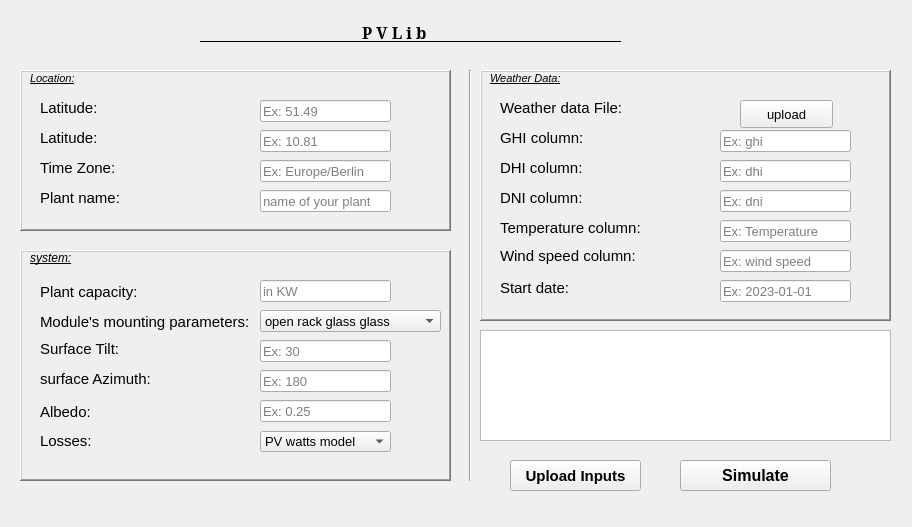
<?xml version="1.0" encoding="UTF-8"?>
<ui version="4.0">
 <class>Form</class>
 <widget class="QWidget" name="Form">
  <property name="geometry">
   <rect>
    <x>0</x>
    <y>0</y>
    <width>912</width>
    <height>527</height>
   </rect>
  </property>
  <property name="windowTitle">
   <string>Form</string>
  </property>
  <widget class="Line" name="line">
   <property name="geometry">
    <rect>
     <x>460</x>
     <y>70</y>
     <width>20</width>
     <height>411</height>
    </rect>
   </property>
   <property name="orientation">
    <enum>Qt::Vertical</enum>
   </property>
  </widget>
  <widget class="QFrame" name="frame">
   <property name="geometry">
    <rect>
     <x>20</x>
     <y>70</y>
     <width>431</width>
     <height>161</height>
    </rect>
   </property>
   <property name="focusPolicy">
    <enum>Qt::ClickFocus</enum>
   </property>
   <property name="contextMenuPolicy">
    <enum>Qt::DefaultContextMenu</enum>
   </property>
   <property name="frameShape">
    <enum>QFrame::WinPanel</enum>
   </property>
   <property name="frameShadow">
    <enum>QFrame::Raised</enum>
   </property>
   <widget class="QLabel" name="label_location">
    <property name="geometry">
     <rect>
      <x>10</x>
      <y>0</y>
      <width>131</width>
      <height>16</height>
     </rect>
    </property>
    <property name="font">
     <font>
      <family>MS Sans Serif</family>
      <pointsize>8</pointsize>
      <weight>50</weight>
      <italic>true</italic>
      <bold>false</bold>
      <underline>true</underline>
     </font>
    </property>
    <property name="text">
     <string>Location:</string>
    </property>
   </widget>
   <widget class="QLineEdit" name="lineEdit_latitude">
    <property name="geometry">
     <rect>
      <x>240</x>
      <y>30</y>
      <width>131</width>
      <height>22</height>
     </rect>
    </property>
    <property name="font">
     <font>
      <pointsize>10</pointsize>
     </font>
    </property>
    <property name="placeholderText">
     <string>Ex: 51.49</string>
    </property>
   </widget>
   <widget class="QLineEdit" name="lineEdit_longitude">
    <property name="geometry">
     <rect>
      <x>240</x>
      <y>60</y>
      <width>131</width>
      <height>22</height>
     </rect>
    </property>
    <property name="font">
     <font>
      <pointsize>10</pointsize>
     </font>
    </property>
    <property name="placeholderText">
     <string>Ex: 10.81</string>
    </property>
   </widget>
   <widget class="QLineEdit" name="lineEdit_timezone">
    <property name="geometry">
     <rect>
      <x>240</x>
      <y>90</y>
      <width>131</width>
      <height>22</height>
     </rect>
    </property>
    <property name="font">
     <font>
      <pointsize>10</pointsize>
     </font>
    </property>
    <property name="placeholderText">
     <string>Ex: Europe/Berlin</string>
    </property>
   </widget>
   <widget class="QLineEdit" name="lineEdit_name">
    <property name="geometry">
     <rect>
      <x>240</x>
      <y>120</y>
      <width>131</width>
      <height>22</height>
     </rect>
    </property>
    <property name="font">
     <font>
      <pointsize>10</pointsize>
     </font>
    </property>
    <property name="placeholderText">
     <string>name of your plant</string>
    </property>
   </widget>
   <widget class="QLabel" name="label_plant">
    <property name="geometry">
     <rect>
      <x>20</x>
      <y>120</y>
      <width>101</width>
      <height>16</height>
     </rect>
    </property>
    <property name="font">
     <font>
      <pointsize>11</pointsize>
     </font>
    </property>
    <property name="text">
     <string>Plant name:</string>
    </property>
   </widget>
   <widget class="QLabel" name="label_timezone">
    <property name="geometry">
     <rect>
      <x>20</x>
      <y>90</y>
      <width>101</width>
      <height>16</height>
     </rect>
    </property>
    <property name="font">
     <font>
      <pointsize>11</pointsize>
     </font>
    </property>
    <property name="text">
     <string>Time Zone:</string>
    </property>
   </widget>
   <widget class="QLabel" name="label_latitude">
    <property name="geometry">
     <rect>
      <x>20</x>
      <y>30</y>
      <width>101</width>
      <height>16</height>
     </rect>
    </property>
    <property name="font">
     <font>
      <pointsize>11</pointsize>
     </font>
    </property>
    <property name="text">
     <string>Latitude:</string>
    </property>
   </widget>
   <widget class="QLabel" name="label_longitude">
    <property name="geometry">
     <rect>
      <x>20</x>
      <y>60</y>
      <width>101</width>
      <height>16</height>
     </rect>
    </property>
    <property name="font">
     <font>
      <pointsize>11</pointsize>
     </font>
    </property>
    <property name="focusPolicy">
     <enum>Qt::NoFocus</enum>
    </property>
    <property name="text">
     <string>Latitude:</string>
    </property>
   </widget>
  </widget>
  <widget class="QFrame" name="frame_5">
   <property name="geometry">
    <rect>
     <x>480</x>
     <y>70</y>
     <width>411</width>
     <height>251</height>
    </rect>
   </property>
   <property name="focusPolicy">
    <enum>Qt::ClickFocus</enum>
   </property>
   <property name="contextMenuPolicy">
    <enum>Qt::DefaultContextMenu</enum>
   </property>
   <property name="frameShape">
    <enum>QFrame::WinPanel</enum>
   </property>
   <property name="frameShadow">
    <enum>QFrame::Raised</enum>
   </property>
   <widget class="QLabel" name="label_weather">
    <property name="geometry">
     <rect>
      <x>10</x>
      <y>0</y>
      <width>131</width>
      <height>16</height>
     </rect>
    </property>
    <property name="font">
     <font>
      <family>MS Sans Serif</family>
      <pointsize>8</pointsize>
      <weight>50</weight>
      <italic>true</italic>
      <bold>false</bold>
      <underline>true</underline>
     </font>
    </property>
    <property name="text">
     <string>Weather Data:</string>
    </property>
   </widget>
   <widget class="QPushButton" name="pushButton_upload">
    <property name="geometry">
     <rect>
      <x>260</x>
      <y>30</y>
      <width>93</width>
      <height>28</height>
     </rect>
    </property>
    <property name="font">
     <font>
      <pointsize>10</pointsize>
     </font>
    </property>
    <property name="text">
     <string>upload</string>
    </property>
   </widget>
   <widget class="QLineEdit" name="lineEdit_ghi">
    <property name="geometry">
     <rect>
      <x>240</x>
      <y>60</y>
      <width>131</width>
      <height>22</height>
     </rect>
    </property>
    <property name="font">
     <font>
      <pointsize>10</pointsize>
     </font>
    </property>
    <property name="placeholderText">
     <string>Ex: ghi</string>
    </property>
   </widget>
   <widget class="QLineEdit" name="lineEdit_dhi">
    <property name="geometry">
     <rect>
      <x>240</x>
      <y>90</y>
      <width>131</width>
      <height>22</height>
     </rect>
    </property>
    <property name="font">
     <font>
      <pointsize>10</pointsize>
     </font>
    </property>
    <property name="placeholderText">
     <string>Ex: dhi</string>
    </property>
   </widget>
   <widget class="QLineEdit" name="lineEdit_dni">
    <property name="geometry">
     <rect>
      <x>240</x>
      <y>120</y>
      <width>131</width>
      <height>22</height>
     </rect>
    </property>
    <property name="font">
     <font>
      <pointsize>10</pointsize>
     </font>
    </property>
    <property name="placeholderText">
     <string>Ex: dni</string>
    </property>
   </widget>
   <widget class="QLineEdit" name="lineEdit_temp">
    <property name="geometry">
     <rect>
      <x>240</x>
      <y>150</y>
      <width>131</width>
      <height>22</height>
     </rect>
    </property>
    <property name="font">
     <font>
      <pointsize>10</pointsize>
     </font>
    </property>
    <property name="placeholderText">
     <string>Ex: Temperature</string>
    </property>
   </widget>
   <widget class="QLineEdit" name="lineEdit_windspeed">
    <property name="geometry">
     <rect>
      <x>240</x>
      <y>180</y>
      <width>131</width>
      <height>22</height>
     </rect>
    </property>
    <property name="font">
     <font>
      <pointsize>10</pointsize>
     </font>
    </property>
    <property name="placeholderText">
     <string>Ex: wind speed</string>
    </property>
   </widget>
   <widget class="QLineEdit" name="lineEdit_date">
    <property name="geometry">
     <rect>
      <x>240</x>
      <y>210</y>
      <width>131</width>
      <height>22</height>
     </rect>
    </property>
    <property name="font">
     <font>
      <pointsize>10</pointsize>
     </font>
    </property>
    <property name="placeholderText">
     <string>Ex: 2023-01-01</string>
    </property>
   </widget>
   <widget class="QLabel" name="label_date">
    <property name="geometry">
     <rect>
      <x>20</x>
      <y>210</y>
      <width>101</width>
      <height>16</height>
     </rect>
    </property>
    <property name="font">
     <font>
      <pointsize>11</pointsize>
     </font>
    </property>
    <property name="text">
     <string>Start date: </string>
    </property>
   </widget>
   <widget class="QLabel" name="label_windspeed">
    <property name="geometry">
     <rect>
      <x>20</x>
      <y>176</y>
      <width>151</width>
      <height>20</height>
     </rect>
    </property>
    <property name="font">
     <font>
      <pointsize>11</pointsize>
     </font>
    </property>
    <property name="text">
     <string>Wind speed column:</string>
    </property>
   </widget>
   <widget class="QLabel" name="label_ghi">
    <property name="geometry">
     <rect>
      <x>20</x>
      <y>60</y>
      <width>101</width>
      <height>16</height>
     </rect>
    </property>
    <property name="font">
     <font>
      <pointsize>11</pointsize>
     </font>
    </property>
    <property name="text">
     <string>GHI column:</string>
    </property>
   </widget>
   <widget class="QLabel" name="label_dhi">
    <property name="geometry">
     <rect>
      <x>20</x>
      <y>90</y>
      <width>101</width>
      <height>16</height>
     </rect>
    </property>
    <property name="font">
     <font>
      <pointsize>11</pointsize>
     </font>
    </property>
    <property name="text">
     <string>DHI column:</string>
    </property>
   </widget>
   <widget class="QLabel" name="label_temp">
    <property name="geometry">
     <rect>
      <x>20</x>
      <y>150</y>
      <width>151</width>
      <height>16</height>
     </rect>
    </property>
    <property name="font">
     <font>
      <pointsize>11</pointsize>
     </font>
    </property>
    <property name="text">
     <string>Temperature column:</string>
    </property>
   </widget>
   <widget class="QLabel" name="label_dni">
    <property name="geometry">
     <rect>
      <x>20</x>
      <y>120</y>
      <width>101</width>
      <height>16</height>
     </rect>
    </property>
    <property name="font">
     <font>
      <pointsize>11</pointsize>
     </font>
    </property>
    <property name="text">
     <string>DNI column:</string>
    </property>
   </widget>
   <widget class="QLabel" name="label_weather_file">
    <property name="geometry">
     <rect>
      <x>20</x>
      <y>30</y>
      <width>131</width>
      <height>16</height>
     </rect>
    </property>
    <property name="font">
     <font>
      <pointsize>11</pointsize>
     </font>
    </property>
    <property name="text">
     <string>Weather data File:</string>
    </property>
   </widget>
  </widget>
  <widget class="QFrame" name="frame_2">
   <property name="geometry">
    <rect>
     <x>20</x>
     <y>250</y>
     <width>431</width>
     <height>231</height>
    </rect>
   </property>
   <property name="frameShape">
    <enum>QFrame::WinPanel</enum>
   </property>
   <property name="frameShadow">
    <enum>QFrame::Raised</enum>
   </property>
   <widget class="QLabel" name="label_system">
    <property name="geometry">
     <rect>
      <x>10</x>
      <y>0</y>
      <width>91</width>
      <height>16</height>
     </rect>
    </property>
    <property name="font">
     <font>
      <family>MS Sans Serif</family>
      <italic>true</italic>
      <underline>true</underline>
     </font>
    </property>
    <property name="text">
     <string>system:</string>
    </property>
   </widget>
   <widget class="QLineEdit" name="lineEdit_capacity">
    <property name="geometry">
     <rect>
      <x>240</x>
      <y>30</y>
      <width>131</width>
      <height>22</height>
     </rect>
    </property>
    <property name="font">
     <font>
      <pointsize>10</pointsize>
     </font>
    </property>
    <property name="placeholderText">
     <string>in KW</string>
    </property>
   </widget>
   <widget class="QComboBox" name="comboBox_mounting">
    <property name="geometry">
     <rect>
      <x>240</x>
      <y>60</y>
      <width>181</width>
      <height>22</height>
     </rect>
    </property>
    <property name="font">
     <font>
      <pointsize>10</pointsize>
     </font>
    </property>
    <item>
     <property name="text">
      <string>open rack glass glass</string>
     </property>
    </item>
    <item>
     <property name="text">
      <string>close mount glass glass</string>
     </property>
    </item>
    <item>
     <property name="text">
      <string>open rack glass polymer</string>
     </property>
    </item>
    <item>
     <property name="text">
      <string>insulated back glass polymer</string>
     </property>
    </item>
   </widget>
   <widget class="QLineEdit" name="lineEdit_tilt">
    <property name="geometry">
     <rect>
      <x>240</x>
      <y>90</y>
      <width>131</width>
      <height>22</height>
     </rect>
    </property>
    <property name="font">
     <font>
      <pointsize>10</pointsize>
     </font>
    </property>
    <property name="placeholderText">
     <string>Ex: 30</string>
    </property>
   </widget>
   <widget class="QLineEdit" name="lineEdit_azimuth">
    <property name="geometry">
     <rect>
      <x>240</x>
      <y>120</y>
      <width>131</width>
      <height>22</height>
     </rect>
    </property>
    <property name="font">
     <font>
      <pointsize>10</pointsize>
     </font>
    </property>
    <property name="placeholderText">
     <string>Ex: 180</string>
    </property>
   </widget>
   <widget class="QLineEdit" name="lineEdit_albedo">
    <property name="geometry">
     <rect>
      <x>240</x>
      <y>150</y>
      <width>131</width>
      <height>22</height>
     </rect>
    </property>
    <property name="font">
     <font>
      <pointsize>10</pointsize>
     </font>
    </property>
    <property name="placeholderText">
     <string>Ex: 0.25</string>
    </property>
   </widget>
   <widget class="QLabel" name="label_losses">
    <property name="geometry">
     <rect>
      <x>20</x>
      <y>180</y>
      <width>101</width>
      <height>21</height>
     </rect>
    </property>
    <property name="font">
     <font>
      <pointsize>11</pointsize>
     </font>
    </property>
    <property name="text">
     <string>Losses:</string>
    </property>
   </widget>
   <widget class="QLabel" name="label_mount">
    <property name="geometry">
     <rect>
      <x>20</x>
      <y>61</y>
      <width>211</width>
      <height>21</height>
     </rect>
    </property>
    <property name="font">
     <font>
      <pointsize>11</pointsize>
     </font>
    </property>
    <property name="text">
     <string>Module's mounting parameters:</string>
    </property>
   </widget>
   <widget class="QLabel" name="label_tilt">
    <property name="geometry">
     <rect>
      <x>20</x>
      <y>91</y>
      <width>101</width>
      <height>16</height>
     </rect>
    </property>
    <property name="font">
     <font>
      <pointsize>11</pointsize>
     </font>
    </property>
    <property name="text">
     <string>Surface Tilt:</string>
    </property>
   </widget>
   <widget class="QLabel" name="label_azimuth">
    <property name="geometry">
     <rect>
      <x>20</x>
      <y>121</y>
      <width>111</width>
      <height>16</height>
     </rect>
    </property>
    <property name="font">
     <font>
      <pointsize>11</pointsize>
     </font>
    </property>
    <property name="text">
     <string>surface Azimuth:</string>
    </property>
   </widget>
   <widget class="QLabel" name="label_albedo">
    <property name="geometry">
     <rect>
      <x>20</x>
      <y>151</y>
      <width>101</width>
      <height>21</height>
     </rect>
    </property>
    <property name="font">
     <font>
      <pointsize>11</pointsize>
     </font>
    </property>
    <property name="text">
     <string>Albedo:</string>
    </property>
   </widget>
   <widget class="QLabel" name="label_capacity">
    <property name="geometry">
     <rect>
      <x>20</x>
      <y>31</y>
      <width>101</width>
      <height>21</height>
     </rect>
    </property>
    <property name="font">
     <font>
      <pointsize>11</pointsize>
     </font>
    </property>
    <property name="text">
     <string>Plant capacity:</string>
    </property>
   </widget>
   <widget class="QComboBox" name="comboBox">
    <property name="geometry">
     <rect>
      <x>240</x>
      <y>181</y>
      <width>131</width>
      <height>21</height>
     </rect>
    </property>
    <property name="font">
     <font>
      <pointsize>10</pointsize>
     </font>
    </property>
    <item>
     <property name="text">
      <string>PV watts model</string>
     </property>
    </item>
    <item>
     <property name="text">
      <string>None</string>
     </property>
    </item>
   </widget>
  </widget>
  <widget class="QPushButton" name="pushButton_simulate">
   <property name="geometry">
    <rect>
     <x>680</x>
     <y>460</y>
     <width>151</width>
     <height>31</height>
    </rect>
   </property>
   <property name="font">
    <font>
     <pointsize>12</pointsize>
     <weight>75</weight>
     <bold>true</bold>
    </font>
   </property>
   <property name="focusPolicy">
    <enum>Qt::TabFocus</enum>
   </property>
   <property name="autoFillBackground">
    <bool>true</bool>
   </property>
   <property name="text">
    <string>Simulate</string>
   </property>
  </widget>
  <widget class="QLabel" name="label_pvlib">
   <property name="geometry">
    <rect>
     <x>200</x>
     <y>20</y>
     <width>483</width>
     <height>25</height>
    </rect>
   </property>
   <property name="font">
    <font>
     <family>MS Serif</family>
     <pointsize>12</pointsize>
     <weight>75</weight>
     <bold>true</bold>
     <underline>true</underline>
    </font>
   </property>
   <property name="text">
    <string>                                       P V L i b                                               </string>
   </property>
  </widget>
  <widget class="QPlainTextEdit" name="plainTextEdit">
   <property name="geometry">
    <rect>
     <x>480</x>
     <y>330</y>
     <width>411</width>
     <height>111</height>
    </rect>
   </property>
  </widget>
  <widget class="QPushButton" name="pushButton_upload_2">
   <property name="geometry">
    <rect>
     <x>510</x>
     <y>460</y>
     <width>131</width>
     <height>31</height>
    </rect>
   </property>
   <property name="font">
    <font>
     <pointsize>11</pointsize>
     <weight>75</weight>
     <bold>true</bold>
    </font>
   </property>
   <property name="focusPolicy">
    <enum>Qt::TabFocus</enum>
   </property>
   <property name="autoFillBackground">
    <bool>true</bool>
   </property>
   <property name="text">
    <string>Upload Inputs</string>
   </property>
  </widget>
  <zorder>frame_2</zorder>
  <zorder>frame_5</zorder>
  <zorder>frame</zorder>
  <zorder>line</zorder>
  <zorder>pushButton_simulate</zorder>
  <zorder>label_pvlib</zorder>
  <zorder>plainTextEdit</zorder>
  <zorder>pushButton_upload_2</zorder>
 </widget>
 <resources/>
 <connections/>
</ui>
